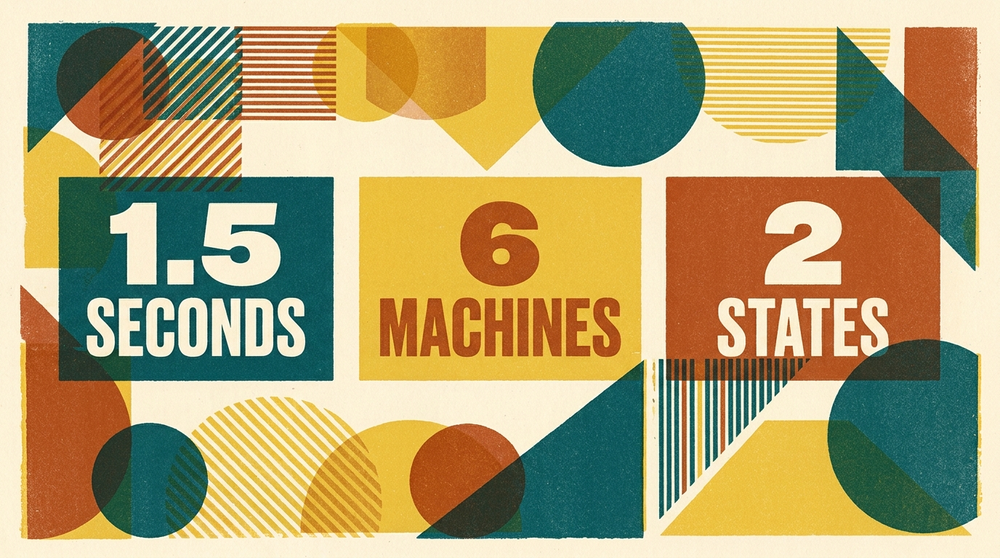
#> input picture orgs/faceless-youtube/channels/the-hidden-machine/visual-kit/refs/mode/data-card.png, 1000 x 558 px, shrunk from 1376 x 768 before the run
$ python measure.py ../orgs/faceless-youtube/channels/the-hidden-machine/visual-kit/refs/mode/data-card.png
#> lines starting #> are read from the running program, lines starting #| are printed output that depends on the picture
"""Reusable measurement script for P2b probes -- mirrors P1's Probe G methodology.
Usage: py -3 measure.py <path-to-png> [<path-to-png> ...]
Prints dims, darkest-3%-by-luma mean RGB, R-B (target +18 per style-bible #241a12).
"""
import sys
import numpy as np
from PIL import Image

TARGET_RB = 18

def measure(path):
    im = Image.open(path).convert("RGB")
#> im is the input picture: PIL image 1000x558 RGB; mean R, G, B 173.3, 159.9, 113.5
    arr = np.asarray(im).astype(np.float64)
    h, w, _ = arr.shape
#> h = 558; w = 1000
    luma = 0.299 * arr[:, :, 0] + 0.587 * arr[:, :, 1] + 0.114 * arr[:, :, 2]
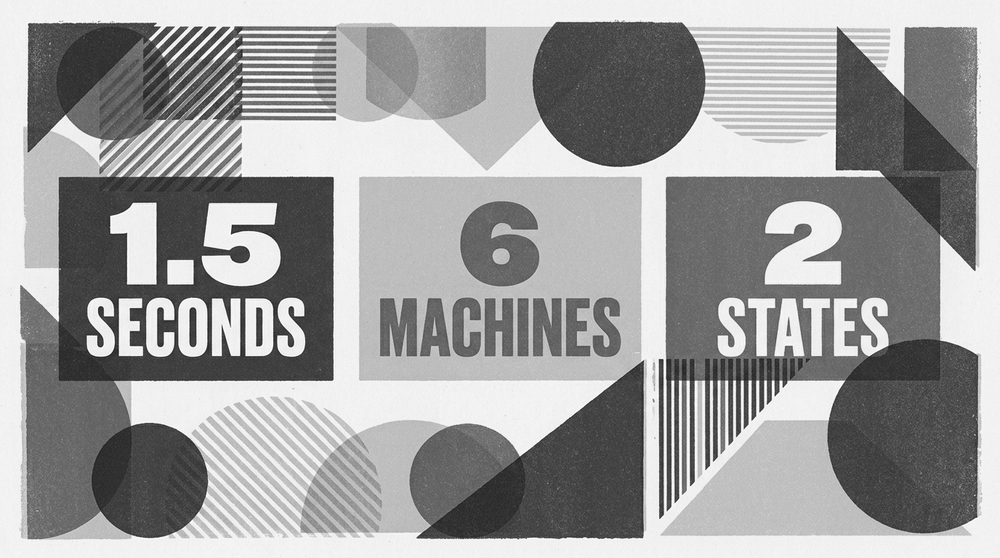
#> luma: shape (558, 1000) float64; min 27.13, max 255, mean 158.6
    flat = luma.flatten()
    n = max(1, int(len(flat) * 0.03))
#> n = 16740
    idx = np.argsort(flat)[:n]
#> idx = 16740 values, max 537610 at index 15722, min 27104 at index 8543, mean 316578.6
    pixels = arr.reshape(-1, 3)[idx]
    mean_rgb = pixels.mean(axis=0)
#> mean_rgb = [39.92, 55.02, 42.74]
    r_b = mean_rgb[0] - mean_rgb[2]
#> r_b = -2.81
    print(f"{path}: dims={w}x{h} darkest3pct_RGB=({mean_rgb[0]:.1f},{mean_rgb[1]:.1f},{mean_rgb[2]:.1f}) R-B={r_b:+.1f} (target {TARGET_RB:+d})")
#| ../orgs/faceless-youtube/channels/the-hidden-machine/visual-kit/refs/mode/data-card.png: dims=1000x558 darkest3pct_RGB=(39.9,55.0,42.7) R-B=-2.8 (target +18)
    return r_b

if __name__ == "__main__":
    for p in sys.argv[1:]:
        measure(p)
